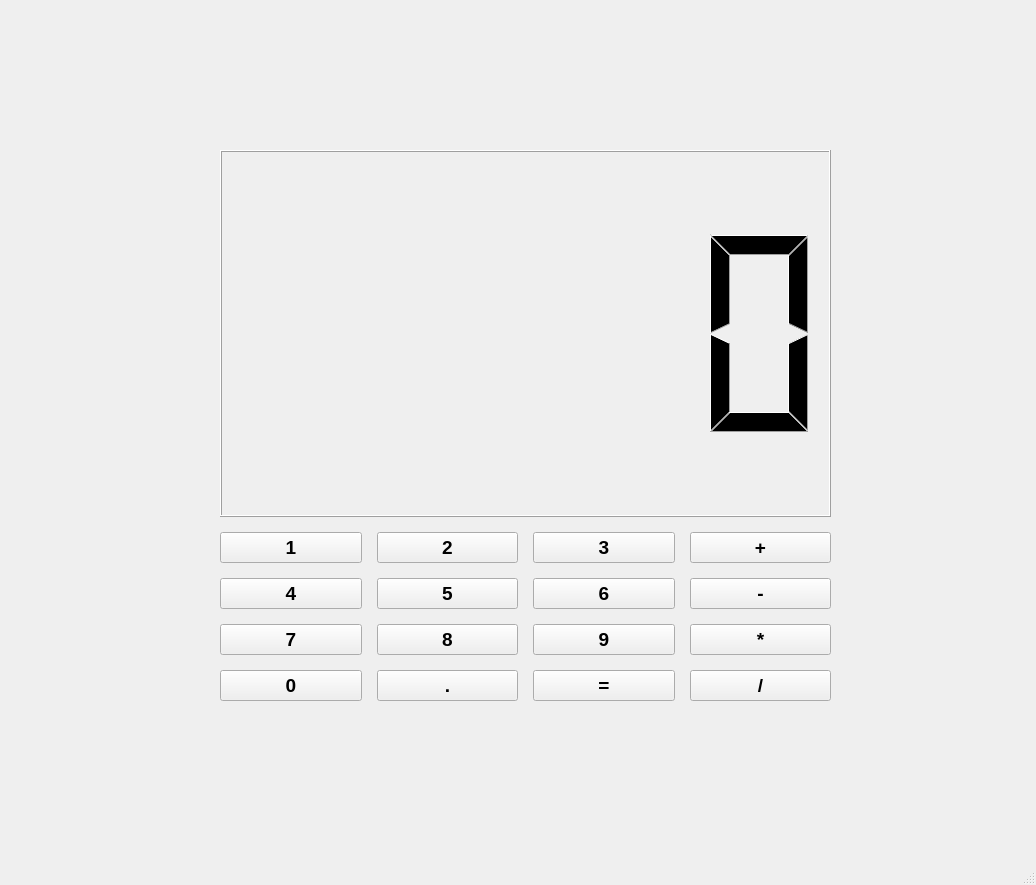
<?xml version="1.0" encoding="UTF-8"?>
<ui version="4.0">
 <class>MainWindow</class>
 <widget class="QMainWindow" name="MainWindow">
  <property name="geometry">
   <rect>
    <x>0</x>
    <y>0</y>
    <width>1036</width>
    <height>885</height>
   </rect>
  </property>
  <property name="windowTitle">
   <string>MainWindow</string>
  </property>
  <widget class="QWidget" name="centralwidget">
   <widget class="QWidget" name="">
    <property name="geometry">
     <rect>
      <x>220</x>
      <y>150</y>
      <width>611</width>
      <height>551</height>
     </rect>
    </property>
    <layout class="QVBoxLayout" name="verticalLayout" stretch="1,5">
     <property name="spacing">
      <number>15</number>
     </property>
     <item>
      <widget class="QLCDNumber" name="lcdNumber"/>
     </item>
     <item>
      <layout class="QGridLayout" name="gridLayout_2">
       <item row="3" column="2">
        <widget class="QPushButton" name="pushButton_9">
         <property name="font">
          <font>
           <pointsize>14</pointsize>
           <weight>75</weight>
           <italic>false</italic>
           <bold>true</bold>
          </font>
         </property>
         <property name="text">
          <string>.</string>
         </property>
        </widget>
       </item>
       <item row="3" column="0">
        <widget class="QPushButton" name="pushButton_16">
         <property name="font">
          <font>
           <pointsize>14</pointsize>
           <weight>75</weight>
           <italic>false</italic>
           <bold>true</bold>
          </font>
         </property>
         <property name="text">
          <string>0</string>
         </property>
        </widget>
       </item>
       <item row="2" column="3">
        <widget class="QPushButton" name="pushButton_7">
         <property name="font">
          <font>
           <pointsize>14</pointsize>
           <weight>75</weight>
           <italic>false</italic>
           <bold>true</bold>
          </font>
         </property>
         <property name="text">
          <string>9</string>
         </property>
        </widget>
       </item>
       <item row="3" column="3">
        <widget class="QPushButton" name="pushButton_8">
         <property name="font">
          <font>
           <pointsize>14</pointsize>
           <weight>75</weight>
           <italic>false</italic>
           <bold>true</bold>
          </font>
         </property>
         <property name="text">
          <string>=</string>
         </property>
        </widget>
       </item>
       <item row="0" column="4">
        <widget class="QPushButton" name="pushButton">
         <property name="font">
          <font>
           <pointsize>14</pointsize>
           <weight>75</weight>
           <italic>false</italic>
           <bold>true</bold>
          </font>
         </property>
         <property name="text">
          <string>+</string>
         </property>
        </widget>
       </item>
       <item row="2" column="0">
        <widget class="QPushButton" name="pushButton_13">
         <property name="font">
          <font>
           <pointsize>14</pointsize>
           <weight>75</weight>
           <italic>false</italic>
           <bold>true</bold>
          </font>
         </property>
         <property name="text">
          <string>7</string>
         </property>
        </widget>
       </item>
       <item row="2" column="4">
        <widget class="QPushButton" name="pushButton_3">
         <property name="font">
          <font>
           <pointsize>14</pointsize>
           <weight>75</weight>
           <italic>false</italic>
           <bold>true</bold>
          </font>
         </property>
         <property name="text">
          <string>*</string>
         </property>
        </widget>
       </item>
       <item row="1" column="4">
        <widget class="QPushButton" name="pushButton_4">
         <property name="font">
          <font>
           <pointsize>14</pointsize>
           <weight>75</weight>
           <italic>false</italic>
           <bold>true</bold>
          </font>
         </property>
         <property name="text">
          <string>-</string>
         </property>
        </widget>
       </item>
       <item row="0" column="2">
        <widget class="QPushButton" name="pushButton_11">
         <property name="font">
          <font>
           <pointsize>14</pointsize>
           <weight>75</weight>
           <italic>false</italic>
           <bold>true</bold>
          </font>
         </property>
         <property name="text">
          <string>2</string>
         </property>
        </widget>
       </item>
       <item row="1" column="3">
        <widget class="QPushButton" name="pushButton_5">
         <property name="font">
          <font>
           <pointsize>14</pointsize>
           <weight>75</weight>
           <italic>false</italic>
           <bold>true</bold>
          </font>
         </property>
         <property name="text">
          <string>6</string>
         </property>
        </widget>
       </item>
       <item row="1" column="0">
        <widget class="QPushButton" name="pushButton_14">
         <property name="font">
          <font>
           <pointsize>14</pointsize>
           <weight>75</weight>
           <italic>false</italic>
           <bold>true</bold>
          </font>
         </property>
         <property name="text">
          <string>4</string>
         </property>
        </widget>
       </item>
       <item row="1" column="2">
        <widget class="QPushButton" name="pushButton_10">
         <property name="font">
          <font>
           <pointsize>14</pointsize>
           <weight>75</weight>
           <italic>false</italic>
           <bold>true</bold>
          </font>
         </property>
         <property name="text">
          <string>5</string>
         </property>
        </widget>
       </item>
       <item row="2" column="2">
        <widget class="QPushButton" name="pushButton_12">
         <property name="font">
          <font>
           <pointsize>14</pointsize>
           <weight>75</weight>
           <italic>false</italic>
           <bold>true</bold>
          </font>
         </property>
         <property name="text">
          <string>8</string>
         </property>
        </widget>
       </item>
       <item row="3" column="4">
        <widget class="QPushButton" name="pushButton_2">
         <property name="font">
          <font>
           <pointsize>14</pointsize>
           <weight>75</weight>
           <italic>false</italic>
           <bold>true</bold>
          </font>
         </property>
         <property name="text">
          <string>/</string>
         </property>
        </widget>
       </item>
       <item row="0" column="3">
        <widget class="QPushButton" name="pushButton_6">
         <property name="font">
          <font>
           <pointsize>14</pointsize>
           <weight>75</weight>
           <italic>false</italic>
           <bold>true</bold>
          </font>
         </property>
         <property name="text">
          <string>3</string>
         </property>
        </widget>
       </item>
       <item row="0" column="0">
        <widget class="QPushButton" name="pushButton_15">
         <property name="font">
          <font>
           <pointsize>14</pointsize>
           <weight>75</weight>
           <italic>false</italic>
           <bold>true</bold>
          </font>
         </property>
         <property name="text">
          <string>1</string>
         </property>
        </widget>
       </item>
      </layout>
     </item>
    </layout>
   </widget>
  </widget>
  <widget class="QMenuBar" name="menubar">
   <property name="geometry">
    <rect>
     <x>0</x>
     <y>0</y>
     <width>1036</width>
     <height>26</height>
    </rect>
   </property>
  </widget>
  <widget class="QStatusBar" name="statusbar"/>
 </widget>
 <resources/>
 <connections/>
</ui>
